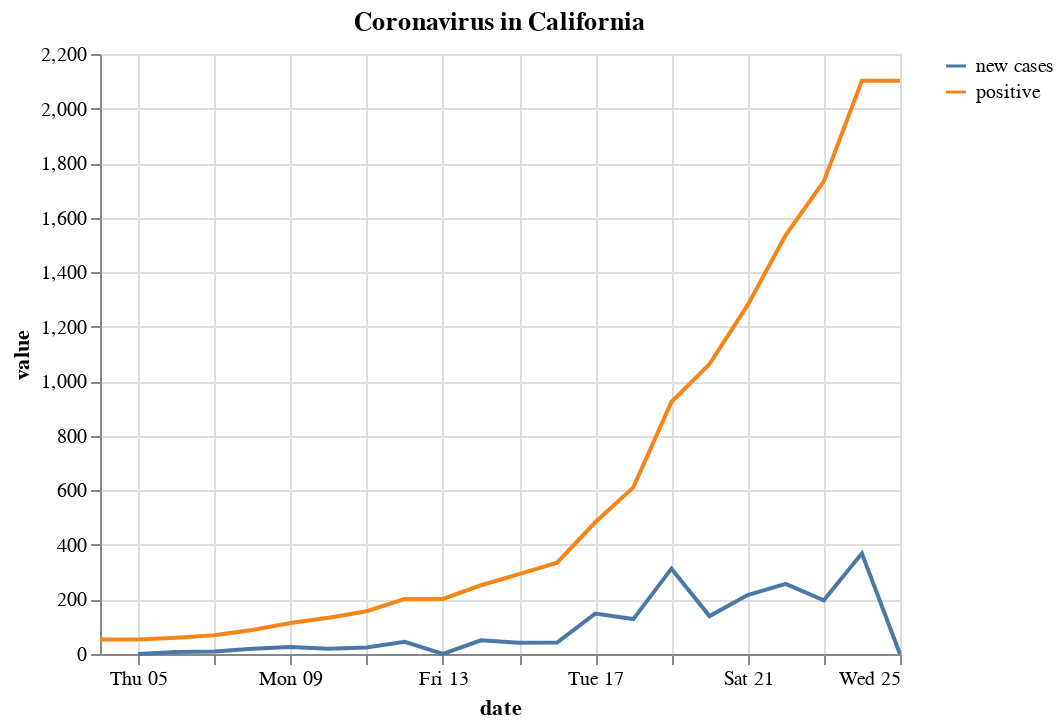

Notebook cell for this chart:
### Code cell
alt.Chart(melted[melted['variable']!='negative']).mark_line().encode(
    x='date',
    y='value',
    color=alt.Color('variable', legend=alt.Legend(title=""))
).properties(
    title='Coronavirus in California'
)

### Figure 1 — Vega-Lite specification as saved in the notebook (floating-point values rounded to 4 significant figures)
{"$schema": "https://vega.github.io/schema/vega-lite/v3.4.0.json", "config": {"mark": {"tooltip": null}, "view": {"height": 300, "width": 400}}, "data": {"name": "data-118bff0ef98c6944d6022c6758e10671"}, "datasets": {"data-118bff0ef98c6944d6022c6758e10671": [{"date": "2020-03-04T00:00:00", "value": 53, "variable": "positive"}, {"date": "2020-03-05T00:00:00", "value": 53, "variable": "positive"}, {"date": "2020-03-06T00:00:00", "value": 60, "variable": "positive"}, {"date": "2020-03-07T00:00:00", "value": 69, "variable": "positive"}, {"date": "2020-03-08T00:00:00", "value": 88, "variable": "positive"}, {"date": "2020-03-09T00:00:00", "value": 114, "variable": "positive"}, {"date": "2020-03-10T00:00:00", "value": 133, "variable": "positive"}, {"date": "2020-03-11T00:00:00", "value": 157, "variable": "positive"}, {"date": "2020-03-12T00:00:00", "value": 202, "variable": "positive"}, {"date": "2020-03-13T00:00:00", "value": 202, "variable": "positive"}, {"date": "2020-03-14T00:00:00", "value": 252, "variable": "positive"}, {"date": "2020-03-15T00:00:00", "value": 293, "variable": "positive"}, {"date": "2020-03-16T00:00:00", "value": 335, "variable": "positive"}, {"date": "2020-03-17T00:00:00", "value": 483, "variable": "positive"}, {"date": "2020-03-18T00:00:00", "value": 611, "variable": "positive"}, {"date": "2020-03-19T00:00:00", "value": 924, "variable": "positive"}, {"date": "2020-03-20T00:00:00", "value": 1063, "variable": "positive"}, {"date": "2020-03-21T00:00:00", "value": 1279, "variable": "positive"}, {"date": "2020-03-22T00:00:00", "value": 1536, "variable": "positive"}, {"date": "2020-03-23T00:00:00", "value": 1733, "variable": "positive"}, {"date": "2020-03-24T00:00:00", "value": 2102, "variable": "positive"}, {"date": "2020-03-25T00:00:00", "value": 2102, "variable": "positive"}, {"date": "2020-03-04T00:00:00", "value": null, "variable": "new cases"}, {"date": "2020-03-05T00:00:00", "value": 0, "variable": "new cases"}, {"date": "2020-03-06T00:00:00", "value": 7, "variable": "new cases"}, {"date": "2020-03-07T00:00:00", "value": 9, "variable": "new cases"}, {"date": "2020-03-08T00:00:00", "value": 19, "variable": "new cases"}, {"date": "2020-03-09T00:00:00", "value": 26, "variable": "new cases"}, {"date": "2020-03-10T00:00:00", "value": 19, "variable": "new cases"}, {"date": "2020-03-11T00:00:00", "value": 24, "variable": "new cases"}, {"date": "2020-03-12T00:00:00", "value": 45, "variable": "new cases"}, {"date": "2020-03-13T00:00:00", "value": 0, "variable": "new cases"}, {"date": "2020-03-14T00:00:00", "value": 50, "variable": "new cases"}, {"date": "2020-03-15T00:00:00", "value": 41, "variable": "new cases"}, {"date": "2020-03-16T00:00:00", "value": 42, "variable": "new cases"}, {"date": "2020-03-17T00:00:00", "value": 148, "variable": "new cases"}, {"date": "2020-03-18T00:00:00", "value": 128, "variable": "new cases"}, {"date": "2020-03-19T00:00:00", "value": 313, "variable": "new cases"}, {"date": "2020-03-20T00:00:00", "value": 139, "variable": "new cases"}, {"date": "2020-03-21T00:00:00", "value": 216, "variable": "new cases"}, {"date": "2020-03-22T00:00:00", "value": 257, "variable": "new cases"}, {"date": "2020-03-23T00:00:00", "value": 197, "variable": "new cases"}, {"date": "2020-03-24T00:00:00", "value": 369, "variable": "new cases"}, {"date": "2020-03-25T00:00:00", "value": 0, "variable": "new cases"}]}, "encoding": {"color": {"field": "variable", "legend": {"title": ""}, "type": "nominal"}, "x": {"field": "date", "type": "temporal"}, "y": {"field": "value", "type": "quantitative"}}, "mark": "line", "title": "Coronavirus in California"}
